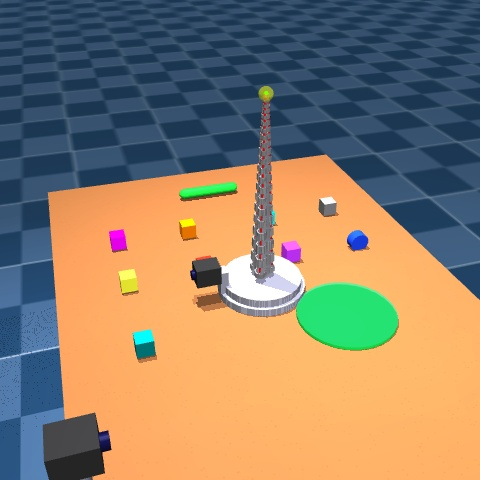
#> input picture datasets/cubes_synth/images/train/synth_00193.jpg, 480 x 480 px
$ python -i augmentation.py   (imports and definitions only)
#> lines starting #> are read from the running program, lines starting #| are printed output that depends on the picture; after the words box and inside, x2 and y2 are one past the last pixel; in counts of white or black regions, pixels touching at a corner belong together
"""Image augmentation pipelines for vision training."""

import cv2
import numpy as np
import random
from PIL import Image, ImageEnhance
import albumentations as A
from typing import Tuple, Optional


class AugmentationPipeline:
    """Manages image augmentation pipelines for training data."""

    @staticmethod
    def clean_alpha_channel(
        image_pil: Image.Image, alpha_threshold: int = 50
    ) -> Image.Image:
        """Clean alpha channel to remove semi-transparent artifacts.

        Args:
            image_pil: PIL image with alpha channel
            alpha_threshold: Threshold for alpha cleanup

        Returns:
            Image with cleaned alpha channel
        """
        if image_pil.mode != "RGBA":
            return image_pil

        r, g, b, alpha = image_pil.split()
        cleaned_alpha = alpha.point(lambda p: 0 if p < alpha_threshold else p)
        cleaned_alpha = cleaned_alpha.point(lambda p: 255 if p > alpha_threshold else 0)

        return Image.merge("RGBA", (r, g, b, cleaned_alpha))

    # [62 lines left out: functions get_tight_bbox, resize_object, not called in this run]

    @staticmethod
    def rotate_object(
        image_pil: Image.Image, angle_range: Tuple[float, float] = (-180, 180)
    ) -> Image.Image:
        """Rotate object while keeping it fully visible.

        Args:
            image_pil: Object image to rotate
            angle_range: Min/max rotation angles in degrees

        Returns:
            Rotated object image
        """
        angle = random.uniform(angle_range[0], angle_range[1])

        if image_pil.mode != "RGBA":
            image_pil = image_pil.convert("RGBA")

        rotated_image = image_pil.rotate(
            angle,
            expand=True,
            resample=Image.BICUBIC,
            fillcolor=(0, 0, 0, 0),
        )

        rotated_image = AugmentationPipeline.clean_alpha_channel(
            rotated_image, alpha_threshold=50
        )
        return rotated_image

    # [237 lines left out: functions create_background_augmentation_pipeline, augment_background, create_composite_augmentation_pipeline, apply_composite_augmentations, paste_object, apply_lighting_effects, not called in this run]

>>> from PIL import Image
>>> picture = Image.open('../../../datasets/cubes_synth/images/train/synth_00193.jpg')
#> picture is the input picture: PIL image 480x480 RGB; mean R, G, B 143.6, 126.7, 105.5
>>> result = AugmentationPipeline().rotate_object(picture)
#> in rotate_object, `rotated_image = image_pil.rotate( angle, expand=True, resample=Image.B..`:
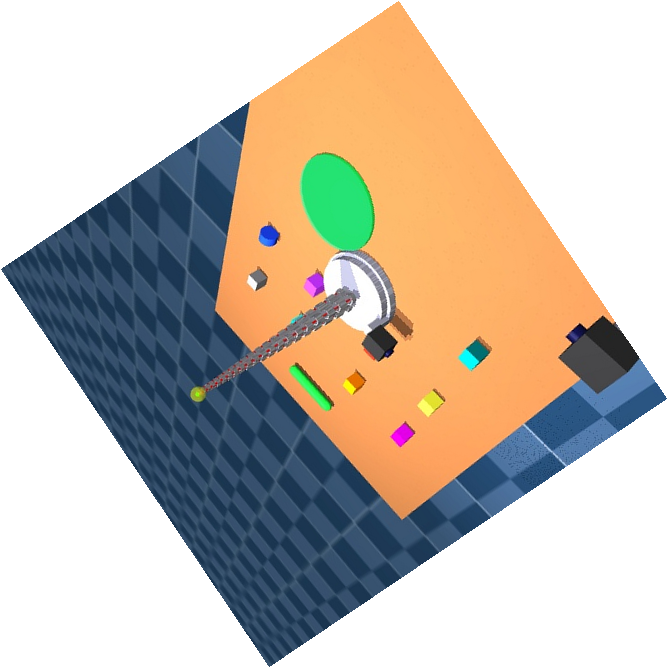
#> rotated_image: PIL image 668x668 RGBA; mean R, G, B, A 74, 65.2, 54.2, 131.7; transparent parts drawn white
#> in clean_alpha_channel, `r, g, b, alpha = image_pil.split()`:
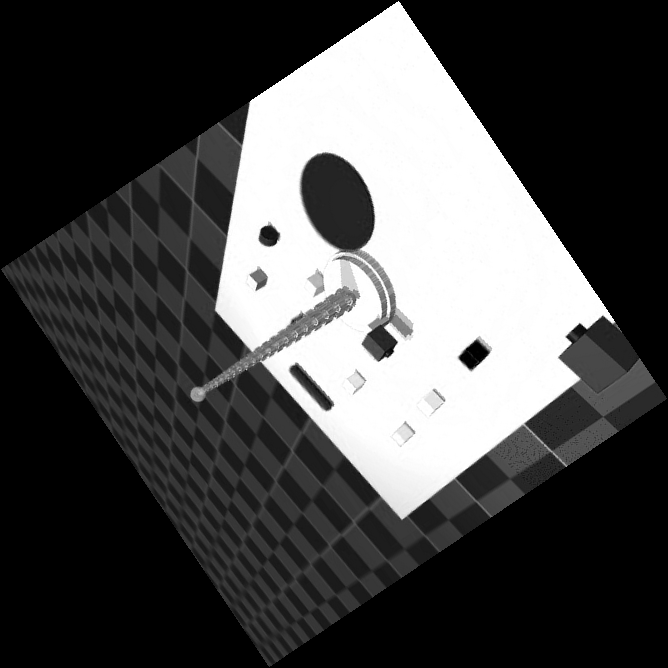
#> r: PIL image 668x668 L; min 0, max 255, mean 74
#> in clean_alpha_channel, `r, g, b, alpha = image_pil.split()`:
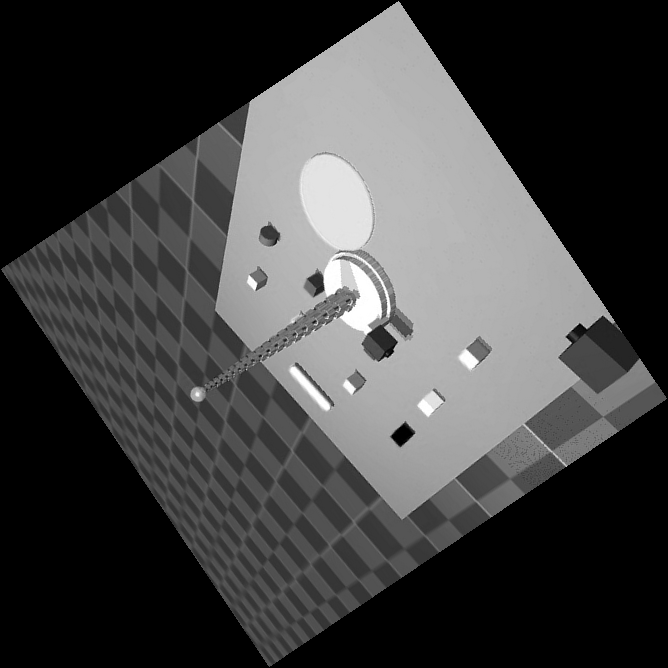
#> g: PIL image 668x668 L; min 0, max 255, mean 65.2
#> in clean_alpha_channel, `r, g, b, alpha = image_pil.split()`:
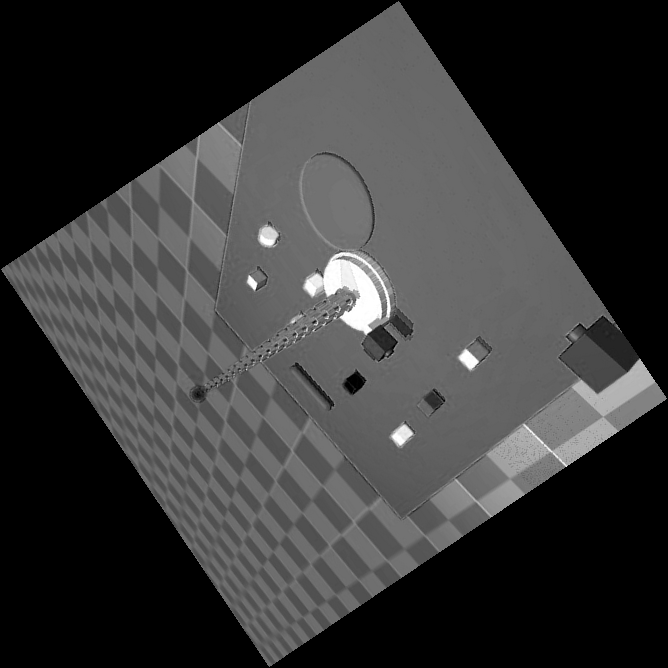
#> b: PIL image 668x668 L; min 0, max 255, mean 54.2
#> in clean_alpha_channel, `r, g, b, alpha = image_pil.split()`:
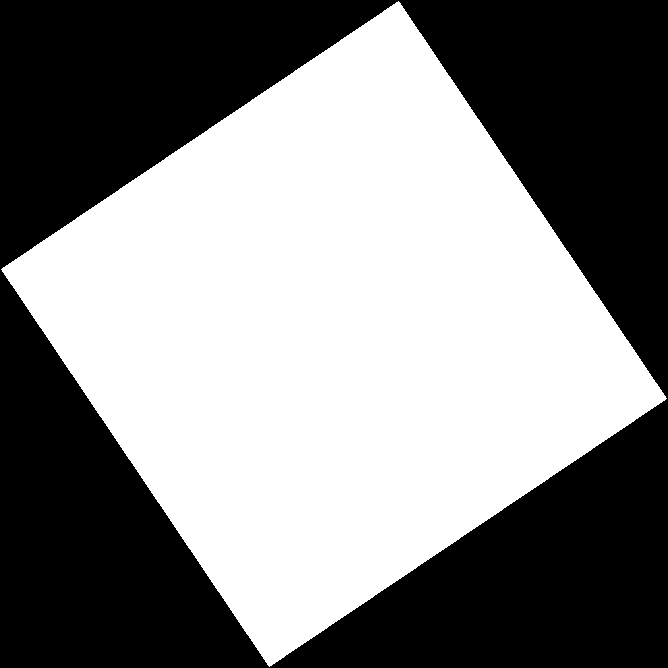
#> alpha: PIL image 668x668 L; 51.6% white; 1 black region, box (x1, y1, x2, y2) and area: (0, 0, 668, 668) 215824

$ run again, on datasets/cubes_synth/images/train/synth_00196.jpg
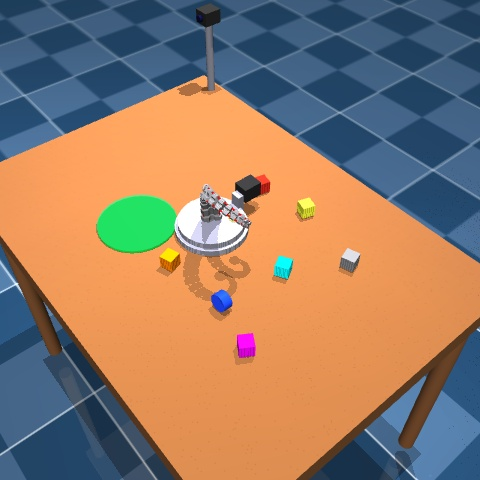
#> input picture datasets/cubes_synth/images/train/synth_00196.jpg, 480 x 480 px
#> picture is the input picture: PIL image 480x480 RGB; mean R, G, B 147.5, 122.1, 103.2
#> in rotate_object, `rotated_image = image_pil.rotate( angle, expand=True, resample=Image.B..`:
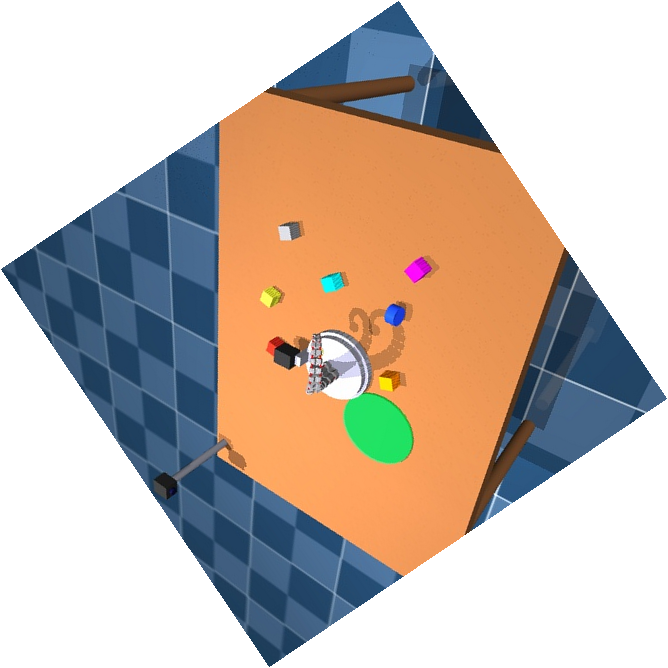
#> rotated_image: PIL image 668x668 RGBA; mean R, G, B, A 75.9, 62.8, 53.1, 131.7; transparent parts drawn white
#> in clean_alpha_channel, `r, g, b, alpha = image_pil.split()`:
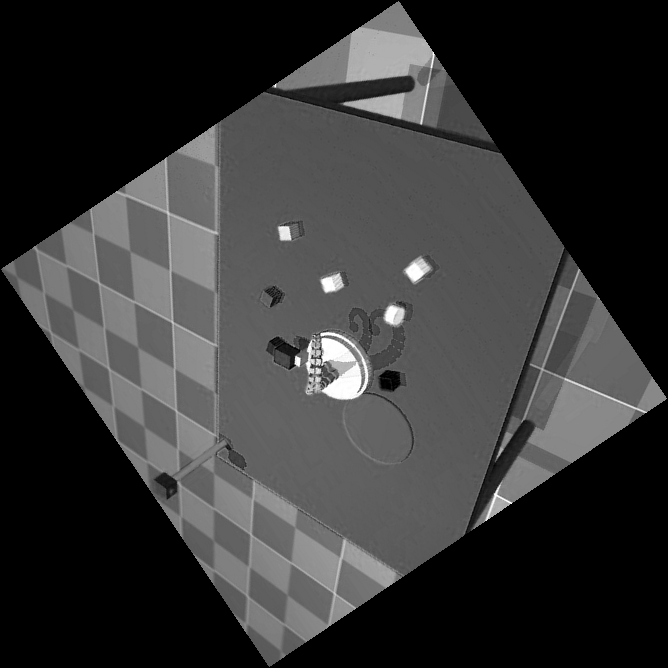
#> b: PIL image 668x668 L; min 0, max 255, mean 53.1
#> alpha: PIL image 668x668 L; 51.6% white; 1 black region, box (x1, y1, x2, y2) and area: (0, 0, 668, 668) 215824

$ run again, on datasets/cubes_synth/images/train/synth_00200.jpg
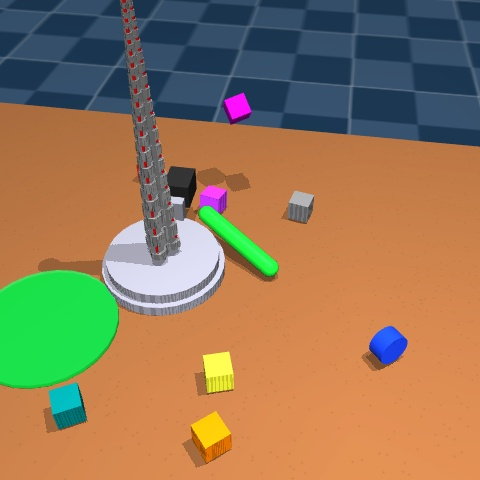
#> input picture datasets/cubes_synth/images/train/synth_00200.jpg, 480 x 480 px
#> picture is the input picture: PIL image 480x480 RGB; mean R, G, B 148.3, 121.2, 87.3
#> in rotate_object, `rotated_image = image_pil.rotate( angle, expand=True, resample=Image.B..`:
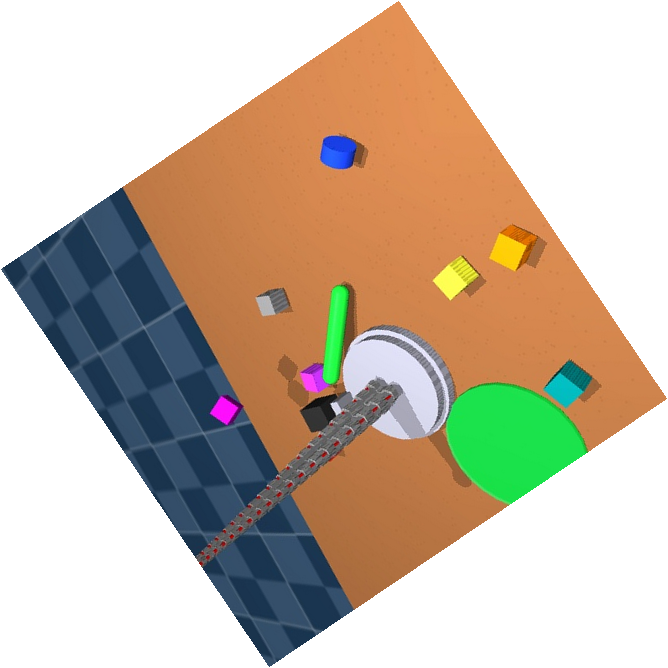
#> rotated_image: PIL image 668x668 RGBA; mean R, G, B, A 76.4, 62.4, 44.9, 131.7; transparent parts drawn white
#> in clean_alpha_channel, `r, g, b, alpha = image_pil.split()`:
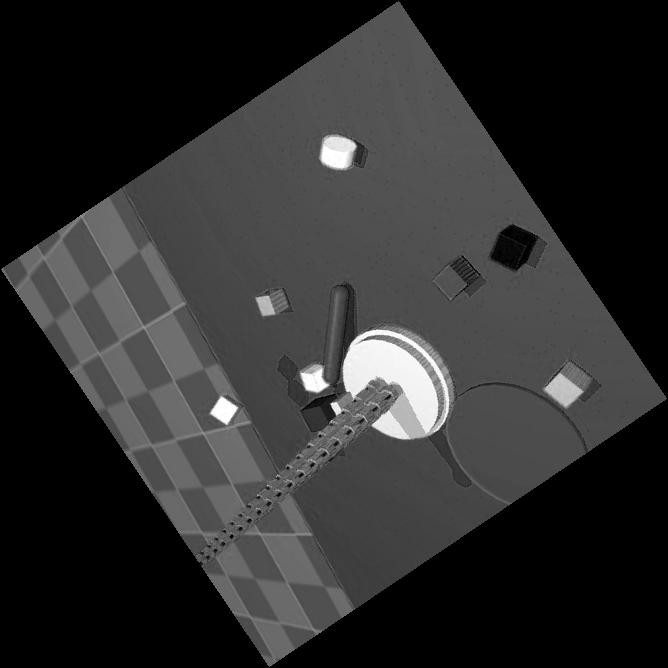
#> b: PIL image 668x668 L; min 0, max 255, mean 44.9
#> alpha: PIL image 668x668 L; 51.6% white; 1 black region, box (x1, y1, x2, y2) and area: (0, 0, 668, 668) 215824

$ run again, on datasets/cubes_synth/images/train/synth_00209.jpg
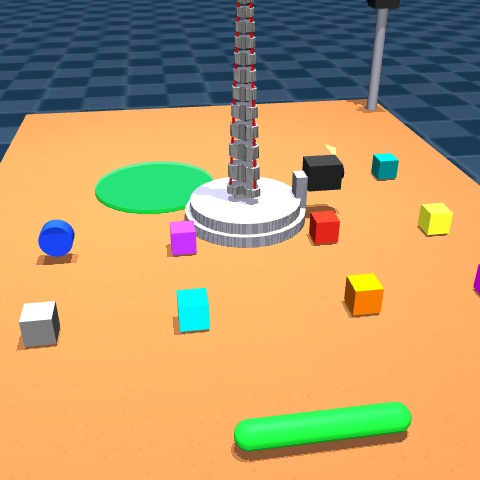
#> input picture datasets/cubes_synth/images/train/synth_00209.jpg, 480 x 480 px
#> picture is the input picture: PIL image 480x480 RGB; mean R, G, B 185.1, 154.5, 107.7
#> in rotate_object, `rotated_image = image_pil.rotate( angle, expand=True, resample=Image.B..`:
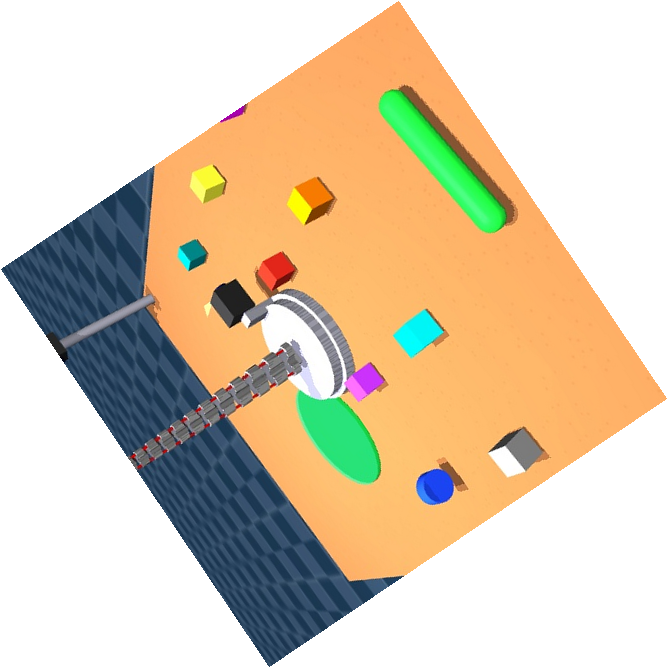
#> rotated_image: PIL image 668x668 RGBA; mean R, G, B, A 95.4, 79.6, 55.4, 131.7; transparent parts drawn white
#> in clean_alpha_channel, `r, g, b, alpha = image_pil.split()`:
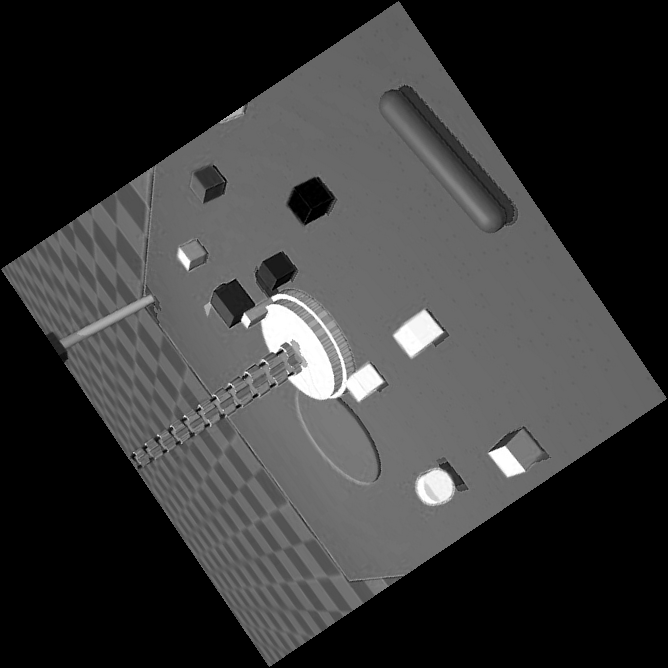
#> b: PIL image 668x668 L; min 0, max 255, mean 55.4
#> alpha: PIL image 668x668 L; 51.6% white; 1 black region, box (x1, y1, x2, y2) and area: (0, 0, 668, 668) 215824
